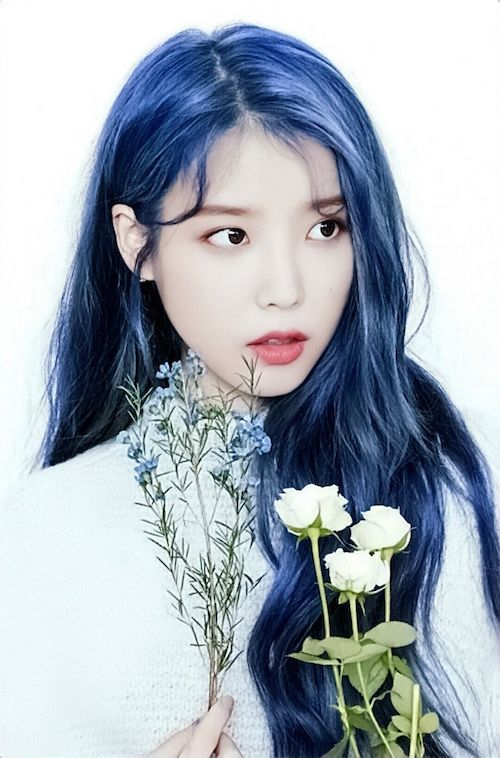
#> input picture Resources/iu1.jpg, 500 x 758 px
$ python chapter3.py
#> lines starting #> are read from the running program, lines starting #| are printed output that depends on the picture
import cv2
import numpy as np

img = cv2.imread("Resources/iu1.jpg")
#> img is the input picture: shape (758, 500, 3); mean B, G, R 183.7, 172.9, 163.2

imgResize = cv2.resize(img, (633, 960))

imgCropped = img[500:700, 300:800]
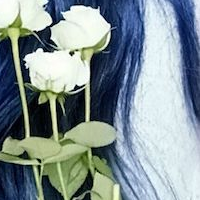
#> imgCropped: shape (200, 200, 3); mean B, G, R 150, 146.8, 131.8

cv2.imshow("IU", imgCropped)


cv2.waitKey(0)
